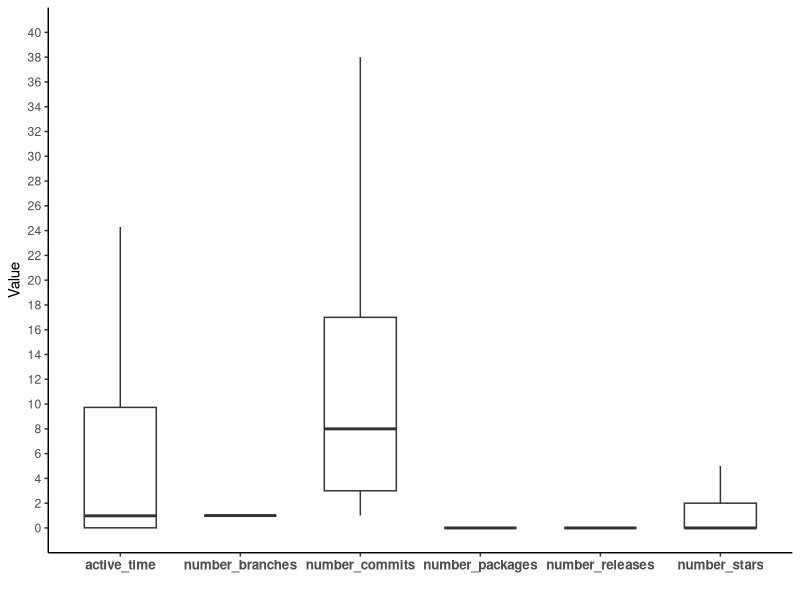

Source code (R):
rm(list=ls())
library(data.table)
library(ggplot2)
library(ggsignif)

group1data = read.csv("only_github.csv")
group2data = read.csv("both_google_github.csv")

Group1<-data.frame(group1data)
Group2<-data.frame(group2data)


p1<-ggplot(Group1)+
  geom_boxplot(aes(x=type,y=var), width=0.6,position = position_dodge(0.8),outlier.size=0,outlier.color = "white")+
  xlab("")+
  ylab("Value")+
  scale_y_continuous(limits = c(0,40),breaks=seq(0,40,2)) +
  theme_bw()+
  theme(
    legend.position = "top",
    legend.background=element_blank(),
    legend.key = element_blank(),
    legend.margin=margin(0,0,0,0,"mm"),
    axis.text.x=element_text(size=rel(1.1),face="bold"),
    axis.line.x = element_line(size = 0.5, colour = "black"),
    axis.line.y = element_line(size = 0.5, colour = "black"),
    legend.text=element_text(size=rel(1.1)),
    legend.title=element_blank(),
    panel.border = element_blank(),
    panel.grid = element_blank()
  )+
  guides(color=FALSE)
p1